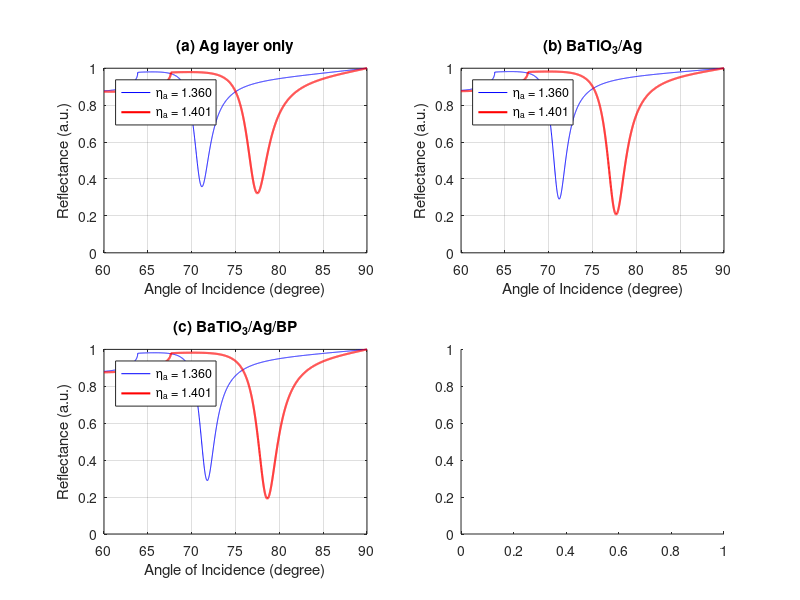

Write MATLAB code to recreate this figure. (Note: this script raises an error after producing the figure.)
% Figure2_and_Figure3.m
%
% Reproduces Fig. 2 (a)-(d) and Fig. 3 (a)-(c) of:
%   Saha et al., "A high-performance BaTiO3/Ag/BP-based plasmonic
%   biosensor...", Sensors & Actuators A: Physical, 396 (2025) 117121.
%
% Method: general N-layer Transfer Matrix Method (TMM), built directly
% from the supplementary PDF equations (s3)-(s7):
%   Eq. (s5)  -> optical admittance of each layer (gamma)
%   Eq. (s4)  -> phase thickness of each finite layer (delta)
%   Eq. (s3)  -> 2x2 transfer matrix of each finite layer
%   Eq. (s6)  -> cascaded total transfer matrix
%   Eq. (s7)  -> reflection coefficient from the total matrix
%   Eq. (3, main paper) -> R = |rho|^2
%
% Unlike the 5-layer-only recursive shortcut (Eqs. s8-s10) used for
% Fig. 6, this function works for ANY number of layers, so the same
% code reproduces the 3-layer (Ag only), 4-layer (BaTiO3/Ag), and
% 5-layer (BaTiO3/Ag/BP) structures used in Fig. 2 and Fig. 3.

clear; clc; close all;

%% ======================= LOCAL FUNCTIONS ==============================
% (defined here, before use, so this script also runs unmodified in GNU Octave)

function R = tmm_reflectance(theta1, lambda, n, d)
    % General N-layer reflectance via the cascaded transfer matrix method.
    % n : 1 x L vector of refractive indices, n(1) = prism, n(L) = analyte
    % d : 1 x (L-2) vector of thicknesses (m) of the intermediate layers
    % theta1 : vector of incidence angles (rad), inside the prism
    % Implements supplementary Eqs. (s3)-(s7).

    eps_r = n.^2;
    L = length(n);
    R = zeros(size(theta1));

    for t = 1:length(theta1)
        kx2 = (n(1) * sin(theta1(t)))^2;          % common in-plane term
        gamma = sqrt(eps_r - kx2) ./ eps_r;        % Eq. (s5), all layers

        T = eye(2);
        for j = 2:L-1                              % only finite (intermediate) layers
            delta = (2*pi/lambda) * d(j-1) * sqrt(eps_r(j) - kx2);   % Eq. (s4)
            Tj = [cos(delta), -1i*sin(delta)/gamma(j); ...
                  -1i*gamma(j)*sin(delta), cos(delta)];               % Eq. (s3)
            T = T * Tj;                                               % Eq. (s6)
        end

        g1 = gamma(1); gL = gamma(L);
        rho = ((T(1,1) + T(1,2)*gL)*g1 - (T(2,1) + T(2,2)*gL)) / ...
              ((T(1,1) + T(1,2)*gL)*g1 + (T(2,1) + T(2,2)*gL));       % Eq. (s7)
        R(t) = abs(rho)^2;
    end
end

function [theta_res, FWHM, Rmin] = resonanceMetrics(theta_deg, R)
    % Finds the resonance angle, FWHM, and minimum reflectance of a dip.
    [Rmin, idx] = min(R);
    theta_res = theta_deg(idx);
    half = (max(R) + Rmin) / 2;

    iL = find(R(1:idx) >= half, 1, 'last');
    iR = idx - 1 + find(R(idx:end) >= half, 1, 'first');

    if isempty(iL) || isempty(iR) || iR <= iL
        FWHM = NaN;             % dip too close to the sweep edge to resolve
        return;
    end
    thetaL = interp1(R([iL iL+1]), theta_deg([iL iL+1]), half);
    thetaR = interp1(R([iR-1 iR]), theta_deg([iR-1 iR]), half);
    FWHM = thetaR - thetaL;
end

function [S, QF, Rmin_high] = sensitivityAndQF(theta_deg, R_low, R_high, eta_low, eta_high)
    % Sensitivity (Eq. 4), Quality Factor (Eq. 5), using the high-RI
    % curve's FWHM/minimum, exactly as reported throughout the paper.
    [th_low,  ~,     ~       ] = resonanceMetrics(theta_deg, R_low);
    [th_high, FWHM, Rmin_high] = resonanceMetrics(theta_deg, R_high);
    S  = (th_high - th_low) / (eta_high - eta_low);
    QF = S / FWHM;
end

%% Fixed material parameters (Table 1, main paper)
lambda   = 633e-9;            % wavelength (m)
n1       = 1.5151;            % BK7 prism
n_BaTiO3 = 2.4042;            % BaTiO3
n_Ag     = 0.0563 + 4.276i;   % Ag (Johnson & Christy)
n_BP     = 3.5 - 0.01i;       % BP (per layer)
t_BP1    = 0.53e-9;           % thickness of ONE BP layer

eta_low  = 1.360;             % reference RI (used throughout the paper)
eta_high = 1.401;             % reference RI (used throughout the paper)

theta_deg = 60:0.01:90;       % angle-of-incidence sweep (deg), matches Fig. 2/3
theta1    = deg2rad(theta_deg);

%% =====================================================================
%  FIGURE 2 : Ag only -> BaTiO3/Ag -> BaTiO3/Ag/BP  (baseline thicknesses)
%  Baseline thicknesses used in the paper for this comparison:
%  t_Ag = 40 nm, t_BaTiO3 = 10 nm, t_BP = 1 layer
%  =====================================================================

% (a) BK7 / Ag(40nm) / analyte
Ra_low  = tmm_reflectance(theta1, lambda, [n1 n_Ag eta_low],  40e-9);
Ra_high = tmm_reflectance(theta1, lambda, [n1 n_Ag eta_high], 40e-9);

% (b) BK7 / BaTiO3(10nm) / Ag(40nm) / analyte
Rb_low  = tmm_reflectance(theta1, lambda, [n1 n_BaTiO3 n_Ag eta_low],  [10e-9 40e-9]);
Rb_high = tmm_reflectance(theta1, lambda, [n1 n_BaTiO3 n_Ag eta_high], [10e-9 40e-9]);

% (c) BK7 / BaTiO3(10nm) / Ag(40nm) / BP(1 layer) / analyte
Rc_low  = tmm_reflectance(theta1, lambda, [n1 n_BaTiO3 n_Ag n_BP eta_low],  [10e-9 40e-9 t_BP1]);
Rc_high = tmm_reflectance(theta1, lambda, [n1 n_BaTiO3 n_Ag n_BP eta_high], [10e-9 40e-9 t_BP1]);

% Sensitivity and quality factor for each configuration (Eqs. 4-5, main paper)
[S_a, QF_a] = sensitivityAndQF(theta_deg, Ra_low, Ra_high, eta_low, eta_high);
[S_b, QF_b] = sensitivityAndQF(theta_deg, Rb_low, Rb_high, eta_low, eta_high);
[S_c, QF_c] = sensitivityAndQF(theta_deg, Rc_low, Rc_high, eta_low, eta_high);

figure('Color','w','Position',[100 100 950 750]);

subplot(2,2,1);
plot(theta_deg, Ra_low, 'b-', theta_deg, Ra_high, 'r-', 'LineWidth', 1.5);
xlabel('Angle of Incidence (degree)'); ylabel('Reflectance (a.u.)');
title('(a) Ag layer only'); legend('\eta_a = 1.360','\eta_a = 1.401','Location','northwest');
xlim([60 90]); ylim([0 1]); grid on;

subplot(2,2,2);
plot(theta_deg, Rb_low, 'b-', theta_deg, Rb_high, 'r-', 'LineWidth', 1.5);
xlabel('Angle of Incidence (degree)'); ylabel('Reflectance (a.u.)');
title('(b) BaTiO_3/Ag'); legend('\eta_a = 1.360','\eta_a = 1.401','Location','northwest');
xlim([60 90]); ylim([0 1]); grid on;

subplot(2,2,3);
plot(theta_deg, Rc_low, 'b-', theta_deg, Rc_high, 'r-', 'LineWidth', 1.5);
xlabel('Angle of Incidence (degree)'); ylabel('Reflectance (a.u.)');
title('(c) BaTiO_3/Ag/BP'); legend('\eta_a = 1.360','\eta_a = 1.401','Location','northwest');
xlim([60 90]); ylim([0 1]); grid on;

subplot(2,2,4);
yyaxis left
bar((1:3)-0.15, [S_a S_b S_c], 0.3); ylabel('Sensitivity (deg/RIU)');
yyaxis right
bar((1:3)+0.15, [QF_a QF_b QF_c], 0.3); ylabel('Quality Factor (RIU^{-1})');
set(gca, 'XTick', 1:3, 'XTickLabel', {'Ag','BaTiO_3/Ag','BaTiO_3/Ag/BP'});
title('(d) Sensitivity and QF comparison'); grid on;

sgtitle('Figure 2 reproduction: progressive biosensor configurations');

%% =====================================================================
%  FIGURE 3 : sequential parametric optimization
%  =====================================================================

% ---- (a) Ag thickness sweep: BK7/BaTiO3(10nm)/Ag(t)/BP(1L)/analyte ----
t_Ag_list = 35:5:65;                 % nm
S3a = zeros(size(t_Ag_list));
Rmin3a = zeros(size(t_Ag_list));

for k = 1:length(t_Ag_list)
    d = [10e-9, t_Ag_list(k)*1e-9, t_BP1];
    R_low  = tmm_reflectance(theta1, lambda, [n1 n_BaTiO3 n_Ag n_BP eta_low],  d);
    R_high = tmm_reflectance(theta1, lambda, [n1 n_BaTiO3 n_Ag n_BP eta_high], d);
    [S3a(k), ~, Rmin3a(k)] = sensitivityAndQF(theta_deg, R_low, R_high, eta_low, eta_high);
end
% (t_Ag = 50 nm gives the highest sensitivity / deepest dip -> used from here on)
t_Ag_opt = 50e-9;

% ---- (b) BaTiO3 thickness sweep: BK7/BaTiO3(t)/Ag(50nm)/BP(1L)/analyte ----
t_BaTiO3_list = 5:5:50;              % nm
S3b = zeros(size(t_BaTiO3_list));
QF3b = zeros(size(t_BaTiO3_list));

for k = 1:length(t_BaTiO3_list)
    d = [t_BaTiO3_list(k)*1e-9, t_Ag_opt, t_BP1];
    R_low  = tmm_reflectance(theta1, lambda, [n1 n_BaTiO3 n_Ag n_BP eta_low],  d);
    R_high = tmm_reflectance(theta1, lambda, [n1 n_BaTiO3 n_Ag n_BP eta_high], d);
    [S3b(k), QF3b(k)] = sensitivityAndQF(theta_deg, R_low, R_high, eta_low, eta_high);
end
% (t_BaTiO3 = 35 nm gives the best sensitivity/QF -> used from here on)
t_BaTiO3_opt = 35e-9;

% ---- (c) BP layer sweep: BK7/BaTiO3(35nm)/Ag(50nm)/BP(N)/analyte ----
N_BP_list = 1:6;
S3c = zeros(size(N_BP_list));
QF3c = zeros(size(N_BP_list));

for k = 1:length(N_BP_list)
    d = [t_BaTiO3_opt, t_Ag_opt, N_BP_list(k) * 0.53e-9];
    R_low  = tmm_reflectance(theta1, lambda, [n1 n_BaTiO3 n_Ag n_BP eta_low],  d);
    R_high = tmm_reflectance(theta1, lambda, [n1 n_BaTiO3 n_Ag n_BP eta_high], d);
    [S3c(k), QF3c(k)] = sensitivityAndQF(theta_deg, R_low, R_high, eta_low, eta_high);
end

figure('Color','w','Position',[100 100 950 750]);

subplot(2,2,1);
yyaxis left
plot(t_Ag_list, S3a, 'g-o', 'LineWidth', 1.5); ylabel('Sensitivity (deg/RIU)');
yyaxis right
plot(t_Ag_list, Rmin3a, 'r-o', 'LineWidth', 1.5); ylabel('Minimum Reflectance (a.u.)');
xlabel('Ag Thickness (nm)'); title('(a) Ag thickness optimization'); grid on;

subplot(2,2,2);
yyaxis left
plot(t_BaTiO3_list, S3b, 'g-o', 'LineWidth', 1.5); ylabel('Sensitivity (deg/RIU)');
yyaxis right
plot(t_BaTiO3_list, QF3b, 'm-o', 'LineWidth', 1.5); ylabel('Quality Factor (RIU^{-1})');
xlabel('BaTiO_3 Thickness (nm)'); title('(b) BaTiO_3 thickness optimization'); grid on;

subplot(2,2,[3 4]);
yyaxis left
plot(N_BP_list, S3c, 'g-o', 'LineWidth', 1.5); ylabel('Sensitivity (deg/RIU)');
yyaxis right
plot(N_BP_list, QF3c, 'm-o', 'LineWidth', 1.5); ylabel('Quality Factor (RIU^{-1})');
xlabel('Number of BP Layers'); title('(c) Number of BP layers optimization'); grid on;

sgtitle('Figure 3 reproduction: sequential layer-thickness optimization');
